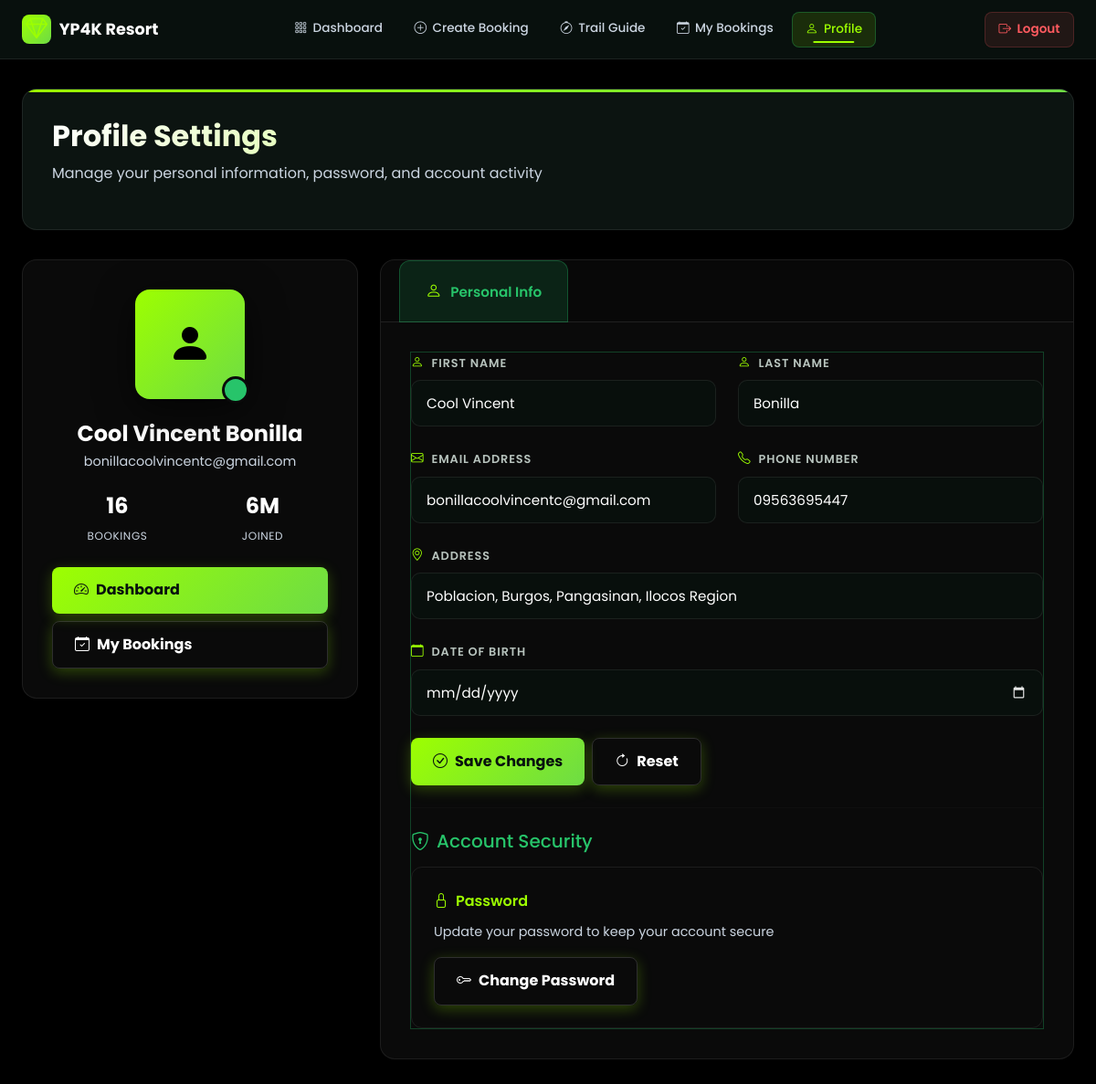
/User_Dashboard/profile.php (signed in), run on the app's committed database.
### tables this page shows
CREATE TABLE `users` (
  `id` int(11) NOT NULL,
  `first_name` varchar(100) NOT NULL,
  `middle_name` varchar(100) DEFAULT NULL,
  `last_name` varchar(100) NOT NULL,
  `suffix` varchar(50) DEFAULT NULL,
  `email` varchar(255) NOT NULL,
  `phone_number` varchar(20) NOT NULL,
  `region` varchar(100) NOT NULL,
  `province` varchar(100) NOT NULL,
  `city_municipality` varchar(100) NOT NULL,
  `barangay` varchar(100) NOT NULL,
  `password` varchar(255) NOT NULL,
  `is_verified` tinyint(1) DEFAULT 0,
  `verification_token` varchar(255) DEFAULT NULL,
  `reset_token` varchar(255) DEFAULT NULL,
  `reset_token_expiry` timestamp NULL DEFAULT NULL,
  `remember_token` varchar(255) DEFAULT NULL,
  `token_expiry` timestamp NULL DEFAULT NULL,
  `created_at` timestamp NOT NULL DEFAULT current_timestamp(),
  `updated_at` timestamp NOT NULL DEFAULT current_timestamp() ON UPDATE current_timestamp(),
  `address` varchar(255) DEFAULT NULL,
  `birthdate` date DEFAULT NULL,
  `avatar` varchar(255) DEFAULT NULL
);

### User_Dashboard/profile.php (the view, shortened to what this page needs)
<?php
require_once '../phpAuthentication/db_config.php';
$userId = $_SESSION['user_id'];
$stmt = $conn->prepare("SELECT * FROM users WHERE id = ?");
$stmt->bind_param("i", $userId);
$stmt->execute();
$result = $stmt->get_result();
$user = $result->fetch_assoc();
$userAddress = $user['address'] ?? '';
$fullName = trim(($user['first_name'] ?? '') . ' ' . ($user['last_name'] ?? ''));
$userEmail = $user['email'] ?? ($_SESSION['user_email'] ?? '');
$userPhone = $user['phone_number'] ?? '';
$userBirthdate = $user['birthdate'] ?? '';
$bookingsCount = 0;
$stmtB = $conn->prepare("SELECT COUNT(*) as cnt FROM bookings WHERE email = ? OR full_name = ?");
$stmtB->bind_param("ss", $userEmail, $fullName);
$stmtB->execute();
$resB = $stmtB->get_result();
if ($rowB = $resB->fetch_assoc()) {
    $bookingsCount = $rowB['cnt'];
}
$joinedDate = new DateTime($user['created_at'] ?? 'now');
$now = new DateTime();
$diff = $now->diff($joinedDate);
if ($diff->y >= 1) {
    $joinedStr = $diff->y . 'Y';
} elseif ($diff->m >= 1) {
    $joinedStr = $diff->m . 'M';
} else {
    $joinedStr = 'New';
}
?>
<!DOCTYPE html>
<html lang="en">
<head>
    <link href="../assets/css/bootstrap.min.css" rel="stylesheet">
    <link rel="stylesheet" href="../css/resort-theme.css">
    <link rel="stylesheet" href="../css/dashboard-resort.css">
    <link rel="stylesheet" href="https://cdn.jsdelivr.net/npm/bootstrap-icons@1.11.0/font/bootstrap-icons.css">
</head>
<body>
    <?php include 'components/navigation.php'; ?>
    <div class="container-fluid px-4 profile-container">
        <div class="page-header">
            <h1 class="page-title">Profile Settings</h1>
            <p class="page-subtitle">Manage your personal information, password, and account activity</p>
        </div>
        <div class="row">
            <div class="col-lg-4">
                <div class="profile-sidebar">
                    <div class="profile-avatar" onclick="changeAvatar()">
                        <i class="bi bi-person-fill"></i>
                    </div>
                    <h3 class="profile-name"><?php echo htmlspecialchars($fullName); ?></h3>
                    <p class="profile-email"><?php echo htmlspecialchars($userEmail); ?></p>
                    <div class="profile-stats">
                        <div class="stat-item">
                            <div class="stat-value"><?php echo $bookingsCount; ?></div>
                            <div class="stat-label">Bookings</div>
                        </div>
                        <div class="stat-item">
                            <div class="stat-value"><?php echo $joinedStr; ?></div>
                            <div class="stat-label">Joined</div>
                        </div>
                    </div>
                    <div class="d-grid gap-2">
                        <button class="btn-modern btn-primary-modern" onclick="viewDashboard()">
                            <i class="bi bi-speedometer2"></i>Dashboard
                        </button>
                        <button class="btn-modern btn-secondary-modern" onclick="viewBookings()">
                            <i class="bi bi-calendar-check"></i>My Bookings
                        </button>
                    </div>
                </div>
            </div>
            <div class="col-lg-8">
                <div class="profile-main">
                    <div class="profile-tabs">
                        <button class="profile-tab active" onclick="switchTab('personal')">
                            <i class="bi bi-person"></i>Personal Info
                        </button>
                    </div>
                    <div class="tab-content">
                        <div class="tab-pane active" id="personal-tab">
                            <form id="personalForm">
                                <div class="row">
                                    <div class="col-md-6">
                                        <div class="form-group-modern">
                                            <label class="form-label-modern">
                                                <i class="bi bi-person"></i>First Name
                                            </label>
                                            <input type="text" class="form-control-modern" id="firstName" value="<?php echo htmlspecialchars($user['first_name'] ?? ''); ?>" required>
                                        </div>
                                    </div>
                                    <div class="col-md-6">
                                        <div class="form-group-modern">
                                            <label class="form-label-modern">
                                                <i class="bi bi-person"></i>Last Name
                                            </label>
                                            <input type="text" class="form-control-modern" id="lastName" value="<?php echo htmlspecialchars($user['last_name'] ?? ''); ?>" required>
                                        </div>
                                    </div>
                                </div>
                                <div class="row">
                                    <div class="col-md-6">
                                        <div class="form-group-modern">
                                            <label class="form-label-modern">
                                                <i class="bi bi-envelope"></i>Email Address
                                            </label>
                                            <input type="email" class="form-control-modern" id="email" value="<?php echo htmlspecialchars($userEmail); ?>" disabled>
                                        </div>
                                    </div>
                                    <div class="col-md-6">
                                        <div class="form-group-modern">
                                            <label class="form-label-modern">
                                                <i class="bi bi-telephone"></i>Phone Number
                                            </label>
                                            <input type="tel" class="form-control-modern" id="phone" value="<?php echo htmlspecialchars($userPhone); ?>">
                                        </div>
                                    </div>
                                </div>
                                <div class="form-group-modern">
                                    <label class="form-label-modern">
                                        <i class="bi bi-geo-alt"></i>Address
                                    </label>
                                    <input type="text" class="form-control-modern" id="address" value="<?php echo htmlspecialchars($userAddress); ?>">
                                </div>
                                <div class="row">
                                    <div class="col-md-12">
                                        <div class="form-group-modern">
                                            <label class="form-label-modern">
                                                <i class="bi bi-calendar"></i>Date of Birth
                                            </label>
                                            <input type="date" class="form-control-modern" id="birthdate" value="<?php echo htmlspecialchars($userBirthdate); ?>">
                                        </div>
                                    </div>
                                </div>
                                <div class="d-flex gap-2">
                                    <button type="button" class="btn-modern btn-primary-modern" onclick="saveProfile()">
                                        <i class="bi bi-check-circle"></i>Save Changes
                                    </button>
                                    <button type="button" class="btn-modern btn-secondary-modern" onclick="resetProfile()">
                                        <i class="bi bi-arrow-clockwise"></i>Reset
                                    </button>
                                </div>
                            </form>
                            <hr class="my-4" style="border-color: var(--border-color);">
                            <h5 class="mb-3"><i class="bi bi-shield-lock me-2"></i>Account Security</h5>
                            <div class="security-card mb-0">
                                <div class="security-title">
                                    <i class="bi bi-lock"></i>Password
                                </div>
                                <div class="security-description">
                                    Update your password to keep your account secure
                                </div>
                                <button type="button" class="btn-modern btn-secondary-modern" onclick="changePassword()">
                                    <i class="bi bi-key"></i>Change Password
                                </button>
                            </div>
                        </div>
                    </div>
                </div>
            </div>
        </div>
    </div>
</body>
</html>

### css/resort-theme.css (style rules this page uses)
:root { --bg-primary: #08120E; --bg-secondary: #101B17; --bg-card: #15221D; --bg-card-2: #1A2B22; --bg-elevated: #1E3028; --nav-bg: rgba(9, 18, 15, 0.88); --accent: #9DFF00; --accent-2: #6EDC45; --accent-3: #4BBF2E; --accent-dim: rgba(157, 255, 0, 0.5); --glow: rgba(157, 255, 0, 0.18); --glow-sm: rgba(157, 255, 0, 0.08); --glow-lg: rgba(157, 255, 0, 0.25); --text: #FFFFFF; --text-2: #cbd5e1; --text-muted: #cbd5e1; --text-dim: #94a3b8; --success: #27C46A; --warning: #F7B731; --error: #FF5A5F; --info: #B8C4BE; --border: rgba(255, 255, 255, 0.08); --border-2: rgba(255, 255, 255, 0.04); --border-accent: rgba(157, 255, 0, 0.3); --border-hover: rgba(157, 255, 0, 0.5); --shadow-sm: 0 1px 4px rgba(0,0,0,0.5); --shadow-md: 0 4px 20px rgba(0,0,0,0.55); --shadow-lg: 0 10px 40px rgba(0,0,0,0.65); --shadow-xl: 0 20px 60px rgba(0,0,0,0.7); --shadow-glow: 0 0 30px rgba(157, 255, 0, 0.12); --shadow-glow-lg:0 0 60px rgba(157, 255, 0, 0.2); --radius-xs: 6px; --radius-sm: 10px; --radius-md: 14px; --radius-lg: 18px; --radius-xl: 24px; --radius-2xl: 32px; --t: all 0.3s cubic-bezier(0.4, 0, 0.2, 1); --t-fast: all 0.15s ease; --t-slow: all 0.5s cubic-bezier(0.4, 0, 0.2, 1); --font: 'Poppins', -apple-system, BlinkMacSystemFont, sans-serif; }
*, *::before, *::after { margin: 0; padding: 0; box-sizing: border-box; }
html { scroll-behavior: smooth; overflow-x: hidden; }
body { font-family: var(--font); background-color: var(--bg-primary); color: var(--text); min-height: 100vh; line-height: 1.65; overflow-x: hidden; -webkit-font-smoothing: antialiased; }

### User_Dashboard/components/navigation.php (style rules this page uses)
main, .container-fluid, .content-container { animation: fadeIn 0.3s ease-out forwards; }

### data on the page
users: fullName "Cool Vincent Bonilla", email "bonillacoolvincentc@gmail.com", created_at "6M", first_name "Cool Vincent", last_name "Bonilla", phone_number "09563695447", address "Poblacion, Burgos, Pangasinan, Ilocos Region"

### other printed values
$bookingsCount "16"
